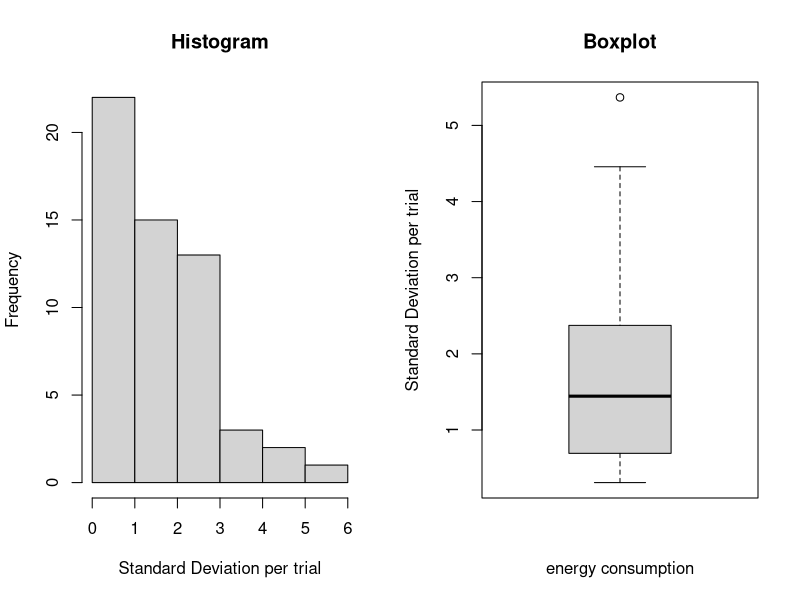

Here is the R script that generated this plot:
data <- data <- read.csv("aggregated_results.csv",header=TRUE)

par(mfrow=c(1,2))

hist(data$StdDev, xlab = "Standard Deviation per trial",  main = "Histogram")
boxplot(data$StdDev, main = "Boxplot", xlab = "energy consumption", ylab = "Standard Deviation per trial")
